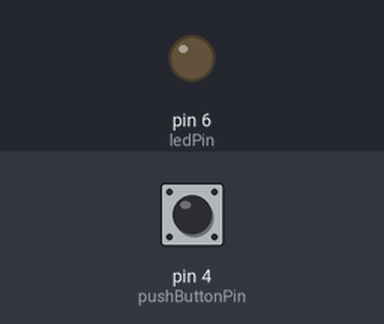
This sketch was run on a simulated Arduino Uno, built with avr-gcc and run on an emulated ATmega328P. Parts: output pins drawn as LEDs (lit = HIGH). Dashed ring = blinking. The test bench sets the inputs (shaded band); at power-on: pin 4 (pushButtonPin) LOW.

Above: at 1.2 s.
1.3 s: pin 4 (pushButtonPin) pulled HIGH for 0.15 s
At 1.7 s:
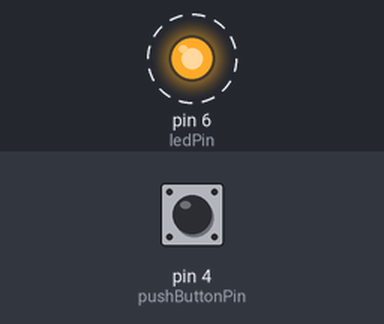
Timing chart, 0 to 10.4 s (numbered marks = the images above; inputs shaded):
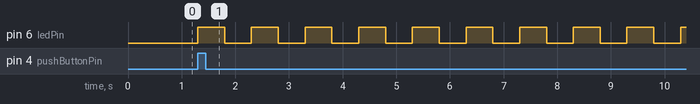

Measured:
- after the input at 1.3 s, pin 6 (ledPin): alternates HIGH for 0.50 s and LOW for 0.50 s, starting at once

The sketch:

exercise2.ino
```cpp
/*
 * Exercise 2: Using the pushbutton
 *
 * Program that blinks an LED when the pushbutton is pressed
 */

int ledPin = 6; // address of external LED (connected to digital pin 6)
int pushButtonPin = 4; // address of pushbutton (connected to digital pin 4)

void setup() {
  pinMode(ledPin, OUTPUT); // initialize digital pin 6 as an output
  pinMode(pushButtonPin, INPUT); // intitialize digitl pin 4 as an input
}

void loop() {
  if (digitalRead(pushButtonPin) == HIGH){
    while (true){
      digitalWrite(ledPin, HIGH);   // turn the LED on (HIGH is the voltage level)
      delay(500);                       // wait for half a second
      digitalWrite(ledPin, LOW);    // turn the LED off by making the voltage LOW
      delay(500);                       // wait for half a second
    }
  }
}
```
